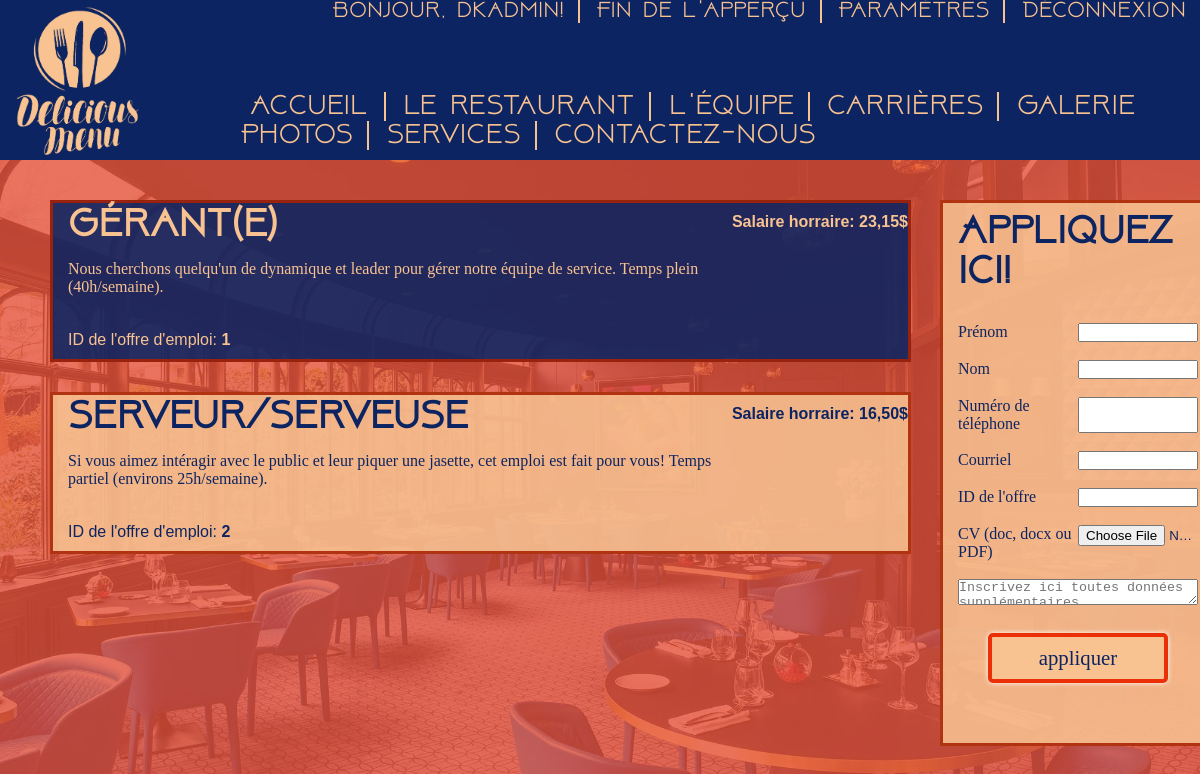
Page /carrieres.php?preview=true (signed in) on the committed database.
### tables this page shows
CREATE TABLE offers (
	id INT NOT NULL AUTO_INCREMENT,
	id_job INT NOT NULL,
	salary VARCHAR(16),
	job_desc TEXT,
	
	PRIMARY KEY pk_offers(id),
	FOREIGN KEY (id_job) REFERENCES jobs(id) ON DELETE RESTRICT

);

CREATE TABLE jobs(
	id INT NOT NULL AUTO_INCREMENT,
	title VARCHAR(16),
	
	PRIMARY KEY pk_jobs(id),
	CONSTRAINT uc_jobs_title UNIQUE (title)

);

### Web/action/CommonAction.php (called while the page is built, shortened)
<?php
	require_once("action/DAO/UserDAO.php");
	abstract class CommonAction {
		protected static $VISIBILITY_PUBLIC = 0;
		protected static $VISIBILITY_PREVIEW = 1;
		public function execute() {
			$this->executeAction();
		}
		public function isLoggedIn() {
			return $_SESSION["visibility"] > CommonAction::$VISIBILITY_PUBLIC;
		}
		public function inPreview() {
			return $_SESSION["visibility"] === CommonAction::$VISIBILITY_PREVIEW;
		}
	}

### Web/action/CarrieresAction.php (called while the page is built, shortened)
<?php
	require_once("action/CommonAction.php");
	class CarrieresAction extends CommonAction {
		protected function executeAction() {
			$this->offers = UserDAO::getOffers();
		}
	}

### Web/action/DAO/UserDAO.php (called while the page is built, shortened)
<?php
	class UserDAO {
		public static function getOffers(){
			$connection = Connection::getConnection();
			$sql = "SELECT offers.id, jobs.title, offers.salary, offers.job_desc FROM offers JOIN jobs ON offers.id_job = jobs.id";
			$offers = [];
			foreach($connection->query($sql) as $row){
				$offers[$row["id"]] = [ $row["title"], $row["salary"], $row["job_desc"] ];
			}
			return $offers;
		}
	}

### Web/carrieres.php (the view)
<?php
	require_once("action/CarrieresAction.php");
	$action = new CarrieresAction();
	$action->execute();
	require_once("partial/header.php");
	if($action->isLoggedIn() && !$action->inPreview()){
	?>
		<script src="js/jobsEdit.js"></script>
		<div id="admin-jobs-container">
			<div id="add-job-title">
				<form action="carrieres.php" method="POST">
					<?php
						if($action->error == "ERROR_ADDING_JOB"){
							?>
								<h1 class="error">Erreur lors de l'ajout de l'emploi</h1>
							<?php
						}
						else{
							?>
								<h1>Ajoutez un emploi</h1>
							<?php
						}
					?>
					<label>Titre de l'emploi</label>
					<input type="text" name="newjob">
					<button class="button">confirmer</button>
				</form>
			</div>
			<div id="delete-job-title">
				<form action="carrieres.php" method="POST">
					<?php
						if($action->error == "ERROR_DELETING_JOB"){
							?>
								<h1 class="error">Erreur (l'emploi est probablement associé à une offre/membre de l'équipe)</h1>
							<?php
						}
						else{
							?>
								<h1>Supprimer un emploi</h1>
							<?php
						}
					?>
					<select name="delete-job">
						<option value="none" selected>Sélectionnez un titre...</option>
						<?php
							foreach($action->jobs as $j){
								?>
									<option value="<?= $j ?>"><?= $j ?></option>
								<?php
							}
						?>
					</select>
					<button class="button">confirmer</button>
				</form>
			</div>
			<div id="add-job-offer">
				<form action="carrieres.php" method="POST">
				<?php
					if($action->error == "ERROR_ADDING_OFFER"){
						?>
							<h1 class="error">Erreur lors de l'ajout de l'offre</h1>
						<?php
					}
					else{
						?>
							<h1>Ajouter une offre d'emploi</h1>
						<?php
					}
				?>
				<label>Titre de l'emploi</label>
				<select name="new-offer-title">
					<option value="none" selected>Selectionnez un titre...</option>
					<?php
						foreach($action->jobs as $j){
							?>
								<option value="<?= $j ?>"><?= $j ?></option>
							<?php
						}
					?>
				</select>
				<label>Salaire horraire offert</label>
				<input type="text" name="new-offer-salary">
				<textarea name="new-offer-desc" id="" cols="30" rows="10" placeholder="Décrivez brièvements les responsabilités/taches du poste..."></textarea>
				<button class="button">confirmer</button>
			</form>
			</div>
			<div id="edit-job-offer">
				<form action="carrieres.php" method="POST">
				<?php
						if($action->error == "ERROR_EDIT_OFFER"){
							?>
								<h1 class="error">Erreur lors de la modification de l'offre</h1>
							<?php
						}
						else{
							?>
								<h1>Modifier une offre d'emploi</h1>
							<?php
						}
					?>
				<label>Offre à modifier</label>
				<select name="edit-offer-title" id="edit-offer-title">
					<option value="none" selected>Sélectionnez une offre...</option>
					<?php
						foreach($action->offers as $key => $offer){
							?>
								<option value="<?= $key ?>"><?= $key . " - " . $offer[0] ?></option>
							<?php
						}
					?>
				</select>
				<label>Salaire horraire offert</label>
				<input type="text" name="edit-offer-salary" id="edit-offer-salary">
				<textarea name="edit-offer-desc" id="edit-offer-desc" cols="30" rows="10" placeholder="Décrivez brièvements les responsabilités/taches du poste..."></textarea>
				<button class="button">confirmer</button>
				</form>
			</div>
			<div id="delete-job-offer">
				<form action="carrieres.php" method="POST">
				<?php
						if($action->error == "ERROR_DELETING_OFFER"){
							?>
								<h1 class="error">Erreur lors de la supression de l'offre</h1>
							<?php
						}
						else{
							?>
								<h1>Supprimer une offre d'emploi</h1>
							<?php
						}
					?>
				<select name="delete-offer-title">
					<option value="none" selected>Sélectionnez une offre...</option>
					<?php
						foreach($action->offers as $key => $offer){
							?>
								<option value="<?= $key ?>"><?= $key . " - " . $offer[0] ?></option>
							<?php
						}
					?>
				</select>
				<button class="button">confirmer</button>
				</form>
			</div>
		</div>
	<?php
	}
	else{
		?>
		<aside id="apply-job">
			<?php
			if($action->error == "MAIL_ERROR"){
				?>
				<h1 class="error">Erreur lors de l'application</h1>
				<?php
			}
			else if($action->error == "WRONG_FILE_TYPE"){
				?>
				<h1 class="error">Type de fichier invalide</h1>
				<?php
			}
			else{
				?>
				<h1>Appliquez ici!</h1>
				<?php
			}
			?>
			<form action="carrieres.php" method="post" enctype="multipart/form-data">
				<label>Prénom</label>
				<input type="text" name="apply-prenom">
				<label>Nom</label>
				<input type="text" name="apply-nom">
				<label>Numéro de téléphone</label>
				<input type="tel" name="apply-tel">
				<label>Courriel</label>
				<input type="email" name="apply-email">
				<label>ID de l'offre</label>
				<input type="text" name="apply-id">
				<label>CV (doc, docx ou PDF)</label>
				<input type="file" name="apply-cv">
				<textarea name="apply-supp" id="" cols="40" rows="10" placeholder="Inscrivez ici toutes données supplémentaires..."></textarea>
				<input type="submit" value="appliquer" name="apply" class="button" id="apply-button">
			</form>
		</aside>
		<div id="container-offers">
		<?php
		if(empty($action->offers)){
			?>
			<div id="offer">
				<h1 class="title-offer">Rien pour l'instant...</h1>
				<div class="salary-offer"></div>
				<div class="desc-offer">Il y a présentement aucun poste de disponible malheureusement. Revenez voir ultérieurement, il y a beaucoup de roulement dans le domaine de la restauration!</div>
				<div class="id-offer">-L'équipe DKoncept</div>
			</div>
			<?php
		}
		else{
			foreach($action->offers as $key => $offer){
				?>
					<div id="offer<?= $key ?>">
						<h1 class="title-offer"><?= $offer[0]; ?></h1>
						<h2 class="salary-offer">Salaire horraire: <?= $offer[1]; ?></h2>
						<div class="desc-offer"><?= $offer[2]; ?></div>
						<div class="id-offer">ID de l'offre d'emploi: <strong><?= $key ?></strong></div>
					</div>
				<?php
				}
			}
		?>
		</div>
	<?php
	}
	require_once("partial/footer.php");

### Web/css/global.css (style rules this page uses)
* { margin: 0; padding: 0; }
body { background-color: #e55039; }
h1, h2 { font-family: "above"; font-size: 1.6em; }
@media screen and (min-width:1200px) { h1 { font-size: 2.5em; } }
@media screen and (min-width:1200px) { .button { background-color: #f8c291; color: #0c2461; border: solid #eb2f06 4px; border-radius: 5px; font-family: "hasta"; font-size: 1.3em; margin-top: 10px; box-shadow: 0 0 5px white; width: 180px; height: 50px; } }

### Web/css/carrieres.css (style rules this page uses)
@media screen and (min-width:1200px) { #apply-job { position: fixed; left: 75%; background-color: #f8c291e0; width: 20%; height: 65vh; margin: 0 40px 0 40px; padding: 10px 15px 10px 15px; border: solid #a82103e0 3px; } }
@media screen and (min-width:1200px) { #apply-job h1 { margin-bottom: 30px; } }
@media screen and (min-width:1200px) { #apply-job form { display: grid; grid-template-columns: 50% 50%; row-gap: 5%; } }
@media screen and (min-width:1200px) { #apply-job textarea, #apply-button { grid-column: span 2; } }
@media screen and (min-width:1200px) { #apply-button { align-self: center; justify-self: center; } }
@media screen and (min-width:1200px) { [id^=offer] { margin-bottom: 30px; width: 75%; padding: 10px 15px 10px 15px; display: grid; grid-template-columns: 55vw 15vw; grid-template-rows: 5vh 10vh 2vh; } }
@media screen and (min-width:1200px) { [id^=offer]:nth-child(odd) { background-color: #0c2461e0; border:solid #a82103e0 3px; color: #f8c291; } }
@media screen and (min-width:1200px) { [id^=offer]:nth-child(even) { background-color: #f8c291e0; border: solid #a82103e0 3px; color: #0c2461; } }
@media screen and (min-width:1200px) { .title-offer { margin-bottom: 15px; justify-self: left; align-self: center; } }
@media screen and (min-width:1200px) { .salary-offer { font-family: 'Arial'; font-size: medium; justify-self: right; align-self: flex-start; grid-row: span 3; } }
@media screen and (min-width:1200px) { .desc-offer { justify-self: left; align-self: center; margin-bottom: 30px; } }
@media screen and (min-width:1200px) { .id-offer { font-family: 'Arial'; justify-self: flex-start; align-self: flex-end; } }

### rows in the picture
offers: id_job.title "Gérant(e)", salary "23,15$", job_desc "Nous cherchons quelqu'un de dynamique et leader pour gérer notre équipe de service. Temps plein (40h/semaine).", key "1"
offers: id_job.title "Serveur/Serveuse", salary "16,50$", job_desc "Si vous aimez intéragir avec le public et leur piquer une jasette, cet emploi est fait pour vous! Temps partiel (environs 25h/semaine).", key "2"

### other values in the picture
$_SESSION["username"] "dkadmin"
